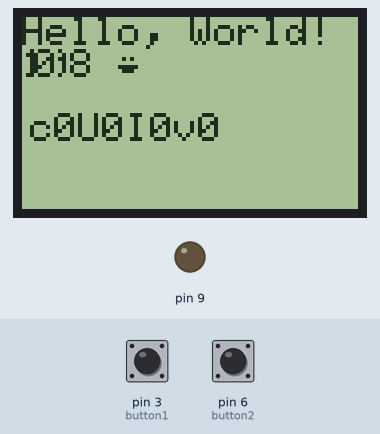
Simulated run of this sketch. Board: Arduino Uno, built with avr-gcc and run on an emulated ATmega328P. On the bench: 84×48 one-colour display, output pins drawn as LEDs (lit = HIGH). The test bench sets the inputs (shaded band); at power-on: pin 6 (button2) HIGH, pin 3 (button1) HIGH. What the sketch prints to the serial monitor is not drawn.

Above: at 1.2 s.
1.3 s: pin 6 (button2) pulled LOW for 0.15 s
2.0 s: pin 3 (button1) pulled LOW for 3.2 s
5.8 s: pin 6 (button2) pulled LOW for 3.2 s
9.6 s: pin 3 (button1) pulled LOW for 3.2 s
At 11.0 s:
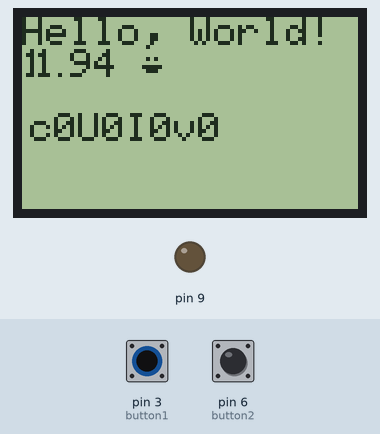
13.4 s: pin 3 (button1) driven LOW and pin 6 (button2) driven LOW
At 14.69 s:
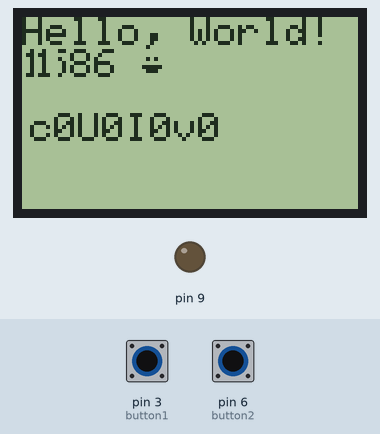
16.0 s: pin 3 (button1) driven HIGH
Timing chart, 0 to 19.0 s (numbered marks = the images above; inputs shaded):
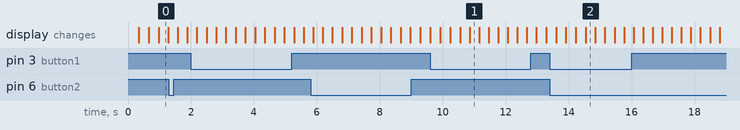

The sketch:

OpenElDisp.ino
```cpp
#include "display.h"
#include "PCD8544.h"
#include "OneButton.h"
#include "parser.h"
  int I = 0;
  int U = 0;
  int v = 0;
  int P = 0;
  int c = 0;


static ElDispDisplay disp;
static EleresParser parser;


int screen = 0;

// Setup a new OneButton on pin A1.
OneButton button1(3, true);
// Setup a new OneButton on pin A2.
OneButton button2(6, true);


/*
 PCD8544(unsigned char sclk  = 3,    clock       (display pin 2)
                unsigned char sdin  = 4,    data-in     (display pin 3)
                unsigned char dc    = 5,    data select (display pin 4)
                unsigned char reset = 6,    reset       (display pin 8)
                unsigned char sce   = 7);   enable      (display pin 5)
*/


void setup() {
    pinMode(9, OUTPUT);
  // Setup the Serial port. see http://arduino.cc/en/Serial/IfSerial
//  Serial.begin(9600);
Serial.begin(57600);
      digitalWrite(9, LOW);
      disp.SetupDisplay();
  // PCD8544-compatible displays may have a different resolution...

  // link the button 1 functions.
  button1.attachClick(click1);
  button1.attachDoubleClick(doubleclick1);
  button1.attachLongPressStart(longPressStart1);
  button1.attachLongPressStop(longPressStop1);
  button1.attachDuringLongPress(longPress1);


  // link the button 2 functions.
  button2.attachClick(click2);
  button2.attachDoubleClick(doubleclick2);
  button2.attachLongPressStart(longPressStart2);
  button2.attachLongPressStop(longPressStop2);
  button2.attachDuringLongPress(longPress2);
}


void loop() {
    button1.tick();
  button2.tick();

  parser.ReadSerialAndParseEleres();
  disp.updateDisplay();

  // Just to show the program is alive...


  // Write a piece of text on the first line...


  // Use a potentiometer to set the LCD contrast...
  // short level = map(analogRead(A0), 0, 1023, 0, 127);
  // lcd.setContrast(level);


//        LcdClear();

//          dtostrf(U, 5, 1, buffo);
  //        buffo[5] = 0;
//    sprintf(buffo, "c%iU%iI%iv%i", c, U, I, v);
//    LcdString(buffo);
//LcdString("rrr");
//drawLine();
//gotoXY(3,1);
//LcdCharacter('r');

/*
    gotoXY(2,1);

//    LcdString(inData);
//    LcdString(o);
//      String s = String(pos_long);
    gotoXY(1,5);
    pos_long = 2.34;
    char buf[20];
    int j = 146;
    //http://forum.arduino.cc/index.php?topic=44262.0
    //http://stackoverflow.com/questions/27651012/arduino-sprintf-float-not-formatting

    //sprintf(buf, "miau%ibobo", j);
    //sprintf(buf, "miau%fbobo", j);
    dtostrf(P, 5, 2, buf);
    LcdString(buf);      */


//  delay(200);
  counter++;
}

// ----- button 1 callback functions

// This function will be called when the button1 was pressed 1 time (and no 2. button press followed).
void click1() {
  Serial.println("Button 1 click.");

} // click1


// This function will be called when the button1 was pressed 2 times in a short timeframe.
void doubleclick1() {
  Serial.println("Button 1 doubleclick.");

} // doubleclick1


// This function will be called once, when the button1 is pressed for a long time.
void longPressStart1() {
  Serial.println("Button 1 longPress start");

} // longPressStart1


// This function will be called often, while the button1 is pressed for a long time.
void longPress1() {
  Serial.println("Button 1 longPress...");
} // longPress1


// This function will be called once, when the button1 is released after beeing pressed for a long time.
void longPressStop1() {
  Serial.println("Button 1 longPress stop");
} // longPressStop1


// ... and the same for button 2:

void click2() {
  Serial.println("Button 2 click.");

  screen += 1;
  if(screen > 4)
    screen = 0;
} // click2


void doubleclick2() {
  Serial.println("Button 2 doubleclick.");
} // doubleclick2


void longPressStart2() {
  Serial.println("Button 2 longPress start");
} // longPressStart2


void longPress2() {
  Serial.println("Button 2 longPress...");
} // longPress2

void longPressStop2() {
  Serial.println("Button 2 longPress stop");
} // longPressStop2
```

display.cpp
```cpp
#include "display.h"

int a = 0;
int i = 0;
extern int screen;
float pos_lat, pos_long;


  byte index = 0;


void ElDispDisplay::SetupDisplay(){
   lcd.begin(84, 48);

  // Add the smiley to position "0" of the ASCII table...
  lcd.createChar(0, glyph);

}
void ElDispDisplay::updateDisplay(){

    lcd.setCursor(0, 0);
  lcd.print("Hello, World!");

  // Write the counter on the second line...
  lcd.setCursor(0, 1);
  lcd.print(counter, DEC);
  lcd.write(' ');
  lcd.write(0);  // write the smiley

  lcd.setCursor(3, 1);
  lcd.print(screen, DEC);


  counter ++;

          char buffo[60];

//        gotoXY(3,1);
   sprintf(buffo, "c%iU%iI%iv%i", c, U, I, v);
  lcd.setCursor(2, 3);
  lcd.print(buffo);

}
```

display.h
```cpp
#ifndef _DISPLAY_H_
#define _DISPLAY_H_

#include "PCD8544.h"

extern int U, I, c, v, P;

// A custom glyph (a smiley)...
static const byte glyph[] = { B00010000, B00110100, B00110000, B00110100, B00010000 };


static PCD8544 lcd(13,11,10,7,8);
  static int counter = 0;


class ElDispDisplay
{

  public:
  void SetupDisplay();
  void updateDisplay(void);

};

#endif
```

parser.cpp
```cpp
#include "parser.h"

  char *o;
  char inData[100];


void EleresParser::ReadSerialAndParseEleres(){

 //  char positions[20];
#if 1
  if(inData[0] == 'P' &&
  inData[1] == 'o' && inData[2] == 's'){
    P = 9;
  }else{
//  http://arduino.stackexchange.com/questions/1013/how-do-i-split-an-incoming-string
// Read each command pair
// http://forum.arduino.cc/index.php?topic=41215.0
//   if(inData[0] == 't')
//     P = 10;

      char* command = strtok(inData, " ");
while (command != 0)
{
      o = command;

    // Split the command in two values
    char* separator = strchr(command, '=');

    if (separator != 0)
    {
        // Actually split the string in 2: replace ':' with 0
        *separator = 0;
 //       o = command;


//        int servoId = atoi(command);
        ++separator;
        int position = atoi(separator);

      if(command[0] == 'c')
          c = position;
        else if(command[0] == 'v')
          v = position;
        else if(command[0] == 'I')
          I = position;
        else if(command[0] == 'U')
          U = position;
                else if(command[0] == 't')
          P = 10;
        else if(command[0] == 'R'
                && command[1] == 'S')
          P = 12;


        // Do something with servoId and position

    }

    // Find the next command in input string
    command = strtok(NULL, " ");
}

//      while(spacja = strchr(p, " ") != 0){
//      }
//      o = strtok(p, " ");
    // while ((o = strtok_r(p, " ", &p)) != NULL){ // delimiter is the semicolon
//       if( strchr
//        P=2;
//        if(o[0] == 'P' && o[1] == '='){
  //          P = atoi(o+2);
  //      }
//     }

  }
#endif


}
```

parser.h
```cpp
#ifndef _PARSER_H_
#define _PARSER_H_

#include "PCD8544.h" // for includes

extern int U, I, c, v, P;

class EleresParser
{

 public:
  void ReadSerialAndParseEleres();

};

#endif
```

Source omitted: charset.cpp (data table, 5700 bytes)
